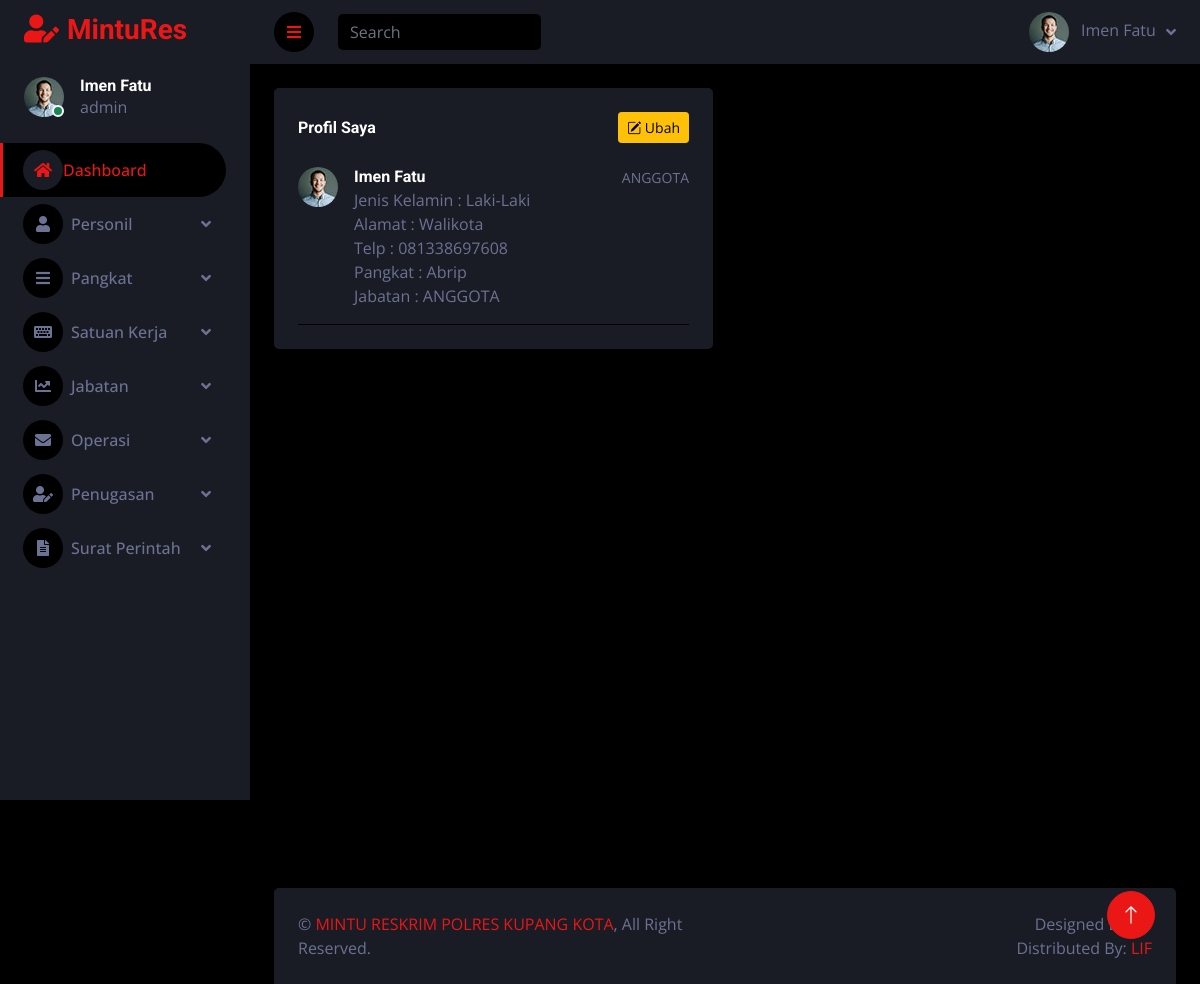
Page /profil.php (signed in) on the committed database.
### tables this page shows
CREATE TABLE `personil` (
  `nrp` int(100) NOT NULL,
  `nama` varchar(30) NOT NULL,
  `jenis_kelamin` varchar(50) NOT NULL,
  `alamat` varchar(50) NOT NULL,
  `tlp` varchar(50) NOT NULL,
  `id_pangkat` varchar(50) NOT NULL,
  `id_satker` varchar(50) NOT NULL,
  `id_jabatan` varchar(50) NOT NULL,
  `username` varchar(50) NOT NULL,
  `password` varchar(50) NOT NULL,
  `level` enum('admin','kasat','anggota') NOT NULL
);

### profil.php (the view, shortened to what this page needs)
<?php
include "config.php";
?>
<!DOCTYPE html>
<html lang="en">
<head>
  <link href="https://cdnjs.cloudflare.com/ajax/libs/font-awesome/5.10.0/css/all.min.css" rel="stylesheet">
  <link href="https://cdn.jsdelivr.net/npm/bootstrap-icons@1.4.1/font/bootstrap-icons.css" rel="stylesheet">
  <link href="lib/owlcarousel/assets/owl.carousel.min.css" rel="stylesheet">
  <link href="lib/tempusdominus/css/tempusdominus-bootstrap-4.min.css" rel="stylesheet" />
  <link href="css/bootstrap.min.css" rel="stylesheet">
  <link href="css/style.css" rel="stylesheet">
</head>
<body>
  <div class="container-fluid position-relative d-flex p-0">
    <div class="sidebar pe-4 pb-3">
      <nav class="navbar bg-secondary navbar-dark">
        <a href="index.php" class="navbar-brand mx-4 mb-3">
          <h3 class="text-primary"><i class="fa fa-user-edit me-2"></i>MintuRes</h3>
        </a>
        <div class="d-flex align-items-center ms-4 mb-4">
          <div class="position-relative">
            <img class="rounded-circle" src="img/user.jpg" alt="" style="width: 40px; height: 40px;">
            <div class="bg-success rounded-circle border border-2 border-white position-absolute end-0 bottom-0 p-1"></div>
          </div>
          <div class="ms-3">
            <h6 class="mb-0"><?= $_SESSION['nama_lengkap']; ?></h6>
            <span><?= $_SESSION['level']; ?></span>
          </div>
        </div>
        <?php if ($_SESSION['level'] == 'admin') { ?>
          <div class="navbar-nav w-100">
            <a href="index.php" class="nav-item nav-link active"><i class="fa fa-home"></i>Dashboard</a>
            <div class="nav-item dropdown">
              <a href="#" class="nav-link dropdown-toggle" data-bs-toggle="dropdown"><i class="fa fa-user me-2"></i>Personil</a>
            </div>
            <div class="nav-item dropdown">
              <a href="#" class="nav-link dropdown-toggle" data-bs-toggle="dropdown"><i class="fa fa-bars me-2"></i>Pangkat</a>
            </div>
            <div class="nav-item dropdown">
              <a href="#" class="nav-link dropdown-toggle" data-bs-toggle="dropdown"><i class="fa fa-keyboard me-2"></i>Satuan Kerja</a>
            </div>
            <div class="nav-item dropdown">
              <a href="#" class="nav-link dropdown-toggle" data-bs-toggle="dropdown"><i class="fa fa-chart-line me-2"></i>Jabatan</a>
            </div>
            <div class="nav-item dropdown">
              <a href="#" class="nav-link dropdown-toggle" data-bs-toggle="dropdown"><i class="fa fa-envelope me-2"></i>Operasi</a>
            </div>
            <div class="nav-item dropdown">
              <a href="#" class="nav-link dropdown-toggle" data-bs-toggle="dropdown"><i class="fa fa-user-edit me-2"></i>Penugasan</a>
            </div>
            <div class="nav-item dropdown">
              <a href="#" class="nav-link dropdown-toggle" data-bs-toggle="dropdown"><i class="fa fa-file-alt me-2"></i>Surat Perintah</a>
            </div>
          </div>
        <?php } ?>
      </nav>
    </div>
    <div class="content">
      <nav class="navbar navbar-expand bg-secondary navbar-dark sticky-top px-4 py-0">
        <a href="#" class="sidebar-toggler flex-shrink-0">
          <i class="fa fa-bars"></i>
        </a>
        <form class="d-none d-md-flex ms-4">
          <input class="form-control bg-dark border-0" type="search" placeholder="Search">
        </form>
        <div class="navbar-nav align-items-center ms-auto">
          <div class="nav-item dropdown">
            <a href="#" class="nav-link dropdown-toggle" data-bs-toggle="dropdown">
              <img class="rounded-circle me-lg-2" src="img/user.jpg" alt="" style="width: 40px; height: 40px;">
              <span class="d-none d-lg-inline-flex"><?= $_SESSION['nama_lengkap']; ?></span>
            </a>
          </div>
        </div>
      </nav>
      <div class="container-fluid pt-4 px-4 h-100">
        <div class="row g-4">
          <div class="col-sm-12 col-md-6 col-xl-6">
            <div class="h-100 bg-secondary rounded p-4">
              <div class="d-flex align-items-center justify-content-between mb-2">
                <h6 class="mb-0">Profil Saya</h6>
                <a href="#" class="btn btn-warning btn-sm" data-bs-toggle="modal" data-bs-target="#ubah"><i class="bi bi-pencil-square"></i> Ubah</a>
              </div>
              <?php
              $nrp = htmlspecialchars(addslashes(trim(mysqli_real_escape_string($koneksi, $_SESSION['nrp']))));
              $query = mysqli_query($koneksi, "SELECT * FROM personil WHERE nrp='$nrp'");
              $data = mysqli_fetch_array($query);
              ?>
              <div class="d-flex border-bottom py-3">
                <img class="rounded-circle flex-shrink-0" src="img/user.jpg" alt="" style="width: 40px; height: 40px;">
                <div class="w-100 ms-3">
                  <div class="d-flex w-100 justify-content-between">
                    <h6 class="mb-0"><?php echo $data['nama']; ?></h6>
                    <small><?php echo $data['id_jabatan']; ?></small>
                  </div>
                  <p class="mb-0">Jenis Kelamin : <?= $data['jenis_kelamin'] ?></p>
                  <p class="mb-0">Alamat : <?= $data['alamat'] ?></p>
                  <p class="mb-0">Telp : <?= $data['tlp'] ?></p>
                  <p class="mb-0">Pangkat : <?= $data['id_pangkat'] ?></p>
                  <p class="mb-0">Jabatan : <?= $data['id_jabatan'] ?></p>
                </div>
              </div>
            </div>
          </div>
        </div>
      </div>
      <div class="container-fluid pt-4 px-4 fi">
        <div class="bg-secondary rounded-top p-4">
          <div class="row">
            <div class="col-12 col-sm-6 text-center text-sm-start">
              &copy; <a href="#">MINTU RESKRIM POLRES KUPANG KOTA</a>, All Right Reserved.
            </div>
            <div class="col-12 col-sm-6 text-center text-sm-end">
              Designed By <a href="#">LIF</a>
              <br>Distributed By: <a href="#" target="_blank">LIF</a>
            </div>
          </div>
        </div>
      </div>
    </div>
    <a href="#" class="btn btn-lg btn-primary btn-lg-square back-to-top"><i class="bi bi-arrow-up"></i></a>
  </div>
</body>
</html>

### css/style.css (style rules this page uses)
:root { --primary: #EB1616; --secondary: #191C24; --light: #6C7293; --dark: #000000; }
.back-to-top { position: fixed; display: none; right: 45px; bottom: 45px; z-index: 99; }
.btn { transition: .5s; }
.btn-lg-square { width: 48px; height: 48px; }
.btn-square, .btn-sm-square, .btn-lg-square { padding: 0; display: inline-flex; align-items: center; justify-content: center; font-weight: normal; border-radius: 50px; }
.sidebar { position: fixed; top: 0; left: 0; bottom: 0; width: 250px; height: 100vh; overflow-y: auto; background: var(--secondary); transition: 0.5s; z-index: 999; }
.content { margin-left: 250px; min-height: 100vh; background: var(--dark); transition: 0.5s; }
@media (min-width: 992px) { .sidebar { margin-left: 0; } }
@media (min-width: 992px) { .content { width: calc(100% - 250px); } }
.sidebar .navbar .navbar-nav .nav-link { padding: 7px 20px; color: var(--light); font-weight: 500; border-left: 3px solid var(--secondary); border-radius: 0 30px 30px 0; outline: none; }
.sidebar .navbar .navbar-nav .nav-link:hover, .sidebar .navbar .navbar-nav .nav-link.active { color: var(--primary); background: var(--dark); border-color: var(--primary); }
.sidebar .navbar .navbar-nav .nav-link i { width: 40px; height: 40px; display: inline-flex; align-items: center; justify-content: center; background: var(--dark); border-radius: 40px; }
.sidebar .navbar .navbar-nav .nav-link:hover i, .sidebar .navbar .navbar-nav .nav-link.active i { background: var(--secondary); }
.sidebar .navbar .dropdown-toggle::after { position: absolute; top: 15px; right: 15px; border: none; content: "\f107"; font-family: "Font Awesome 5 Free"; font-weight: 900; transition: .5s; }
.content .navbar .navbar-nav .nav-link { margin-left: 25px; padding: 12px 0; color: var(--light); outline: none; }
.content .navbar .sidebar-toggler, .content .navbar .navbar-nav .nav-link i { width: 40px; height: 40px; display: inline-flex; align-items: center; justify-content: center; background: var(--dark); border-radius: 40px; }
.content .navbar .dropdown-toggle::after { margin-left: 6px; vertical-align: middle; border: none; content: "\f107"; font-family: "Font Awesome 5 Free"; font-weight: 900; transition: .5s; }

### rows in the picture
personil: nama "Imen Fatu", id_jabatan "ANGGOTA", jenis_kelamin "Laki-Laki", alamat "Walikota", tlp "081338697608", id_pangkat "Abrip"

### other values in the picture
$_SESSION['nama_lengkap'] "Imen Fatu"
$_SESSION['level'] "admin"
